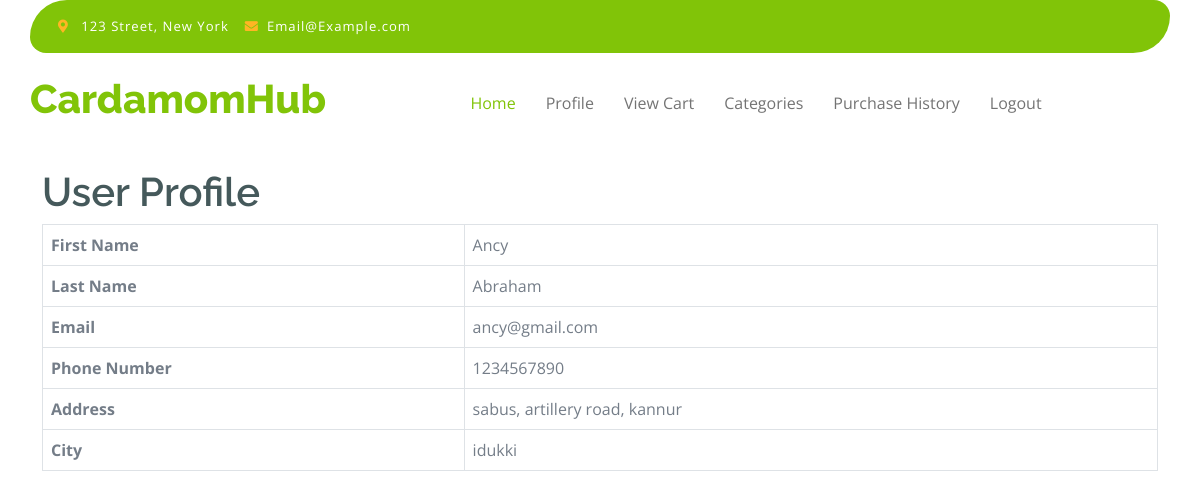
The page /userProfile/ (signed in) on the database its author committed.
### myapp/models.py (models this page shows, shortened)
class UserProfile(models.Model):
    user = models.OneToOneField(User, on_delete=models.CASCADE)
    phone_number = models.CharField(max_length=10)
    address = models.CharField(max_length=255)
    city = models.CharField(max_length=100)

### myapp/views.py (the view)
# urls.py: path('userProfile/', views.userProfile, name='userProfile'),
@login_required
def userProfile(request):
     user_profile = get_object_or_404(UserProfile, user=request.user)
     return render(request, 'myapp/userProfile.html', {'user_profile': user_profile})

### myapp/templates/myapp/userProfile.html (shortened to what this page needs)
<!DOCTYPE html>
{% load static %}
<html lang="en">
    <head>
        <link rel="stylesheet" href="https://use.fontawesome.com/releases/v5.15.4/css/all.css"/>
        <link href="https://cdn.jsdelivr.net/npm/bootstrap-icons@1.4.1/font/bootstrap-icons.css" rel="stylesheet">
        <link href="{% static './myapp/lib/lightbox/css/lightbox.min.css' %}" rel="stylesheet">
        <link href="{% static './myapp/lib/owlcarousel/assets/owl.carousel.min.css' %}" rel="stylesheet">
        <link href="{% static './myapp/css/bootstrap.min.css' %}" rel="stylesheet">
        <link href="{% static './myapp/css/style.css' %}" rel="stylesheet">
    </head>
    <body>
        <div class="container-fluid fixed-top">
            <div class="container topbar bg-primary d-none d-lg-block">
                <div class="d-flex justify-content-between">
                    <div class="top-info ps-2">
                        <small class="me-3"><i class="fas fa-map-marker-alt me-2 text-secondary"></i> <a href="#" class="text-white">123 Street, New York</a></small>
                        <small class="me-3"><i class="fas fa-envelope me-2 text-secondary"></i><a href="#" class="text-white">Email@Example.com</a></small>
                    </div>
                </div>
            </div>
            <div class="container px-0">
                <nav class="navbar navbar-light bg-white navbar-expand-xl">
                    <a href="/userDashboard" class="navbar-brand"><h1 class="text-primary display-6">CardamomHub</h1></a>
                    <div class="collapse navbar-collapse bg-white" id="navbarCollapse">
                        <div class="navbar-nav mx-auto">
                            <a href="/userDashboard" class="nav-item nav-link active">Home</a>
                            <a href="{% url 'userProfile' %}" class="nav-item nav-link">Profile</a>
                            <a href="/view_cart" class="nav-item nav-link">View Cart</a>
                            <div class="nav-item ">
                                <a href="/category" class="nav-item nav-link"> Categories</a>
                            </div>
                            <a href="{% url 'purchase_history' %}" class="nav-item nav-link">Purchase History</a>
                            <a href="{% url 'logout' %}" class="nav-item nav-link">Logout</a>
                        </div>
                    </div>
                </nav>
            </div>
        </div>
        <br><br><br><br><br>
        <body>
            <div class="container mt-5">
                <h1>User Profile</h1>
                <table class="table table-bordered">
                    <tbody>
                        <tr>
                            <th scope="row">First Name</th>
                            <td>{{ user_profile.user.first_name }}</td>
                        </tr>
                        <tr>
                            <th scope="row">Last Name</th>
                            <td>{{ user_profile.user.last_name }}</td>
                        </tr>
                        <tr>
                            <th scope="row">Email</th>
                            <td>{{ user_profile.user.email }}</td>
                        </tr>
                        <tr>
                            <th scope="row">Phone Number</th>
                            <td>{{ user_profile.phone_number }}</td>
                        </tr>
                        <tr>
                            <th scope="row">Address</th>
                            <td>{{ user_profile.address }}</td>
                        </tr>
                        <tr>
                            <th scope="row">City</th>
                            <td>{{ user_profile.city }}</td>
                        </tr>
                    </tbody>
                </table>
            </div>
        </body>

### myapp/static/myapp/css/style.css (style rules this page uses)
.fixed-top { transition: 0.5s; background: var(--bs-white); border: 0; }
.topbar { padding: 20px; border-radius: 230px 100px; }
.topbar .top-info { font-size: 15px; line-height: 0; letter-spacing: 1px; display: flex; align-items: center; }
.navbar .navbar-nav .nav-link { padding: 10px 15px; font-size: 16px; transition: .5s; }
.navbar { height: 100px; border-bottom: 1px solid rgba(255, 255, 255, .1); }
.navbar .navbar-nav .nav-link:hover, .navbar .navbar-nav .nav-link.active, .fixed-top.bg-white .navbar .navbar-nav .nav-link:hover, .fixed-top.bg-white .navbar .navbar-nav .nav-link.active { color: var(--bs-primary); }

### rows shown on the page
UserProfile: user.first_name "Ancy", user.last_name "Abraham", user.email "ancy@gmail.com", phone_number "1234567890", address "sabus, artillery road, kannur", city "idukki"
